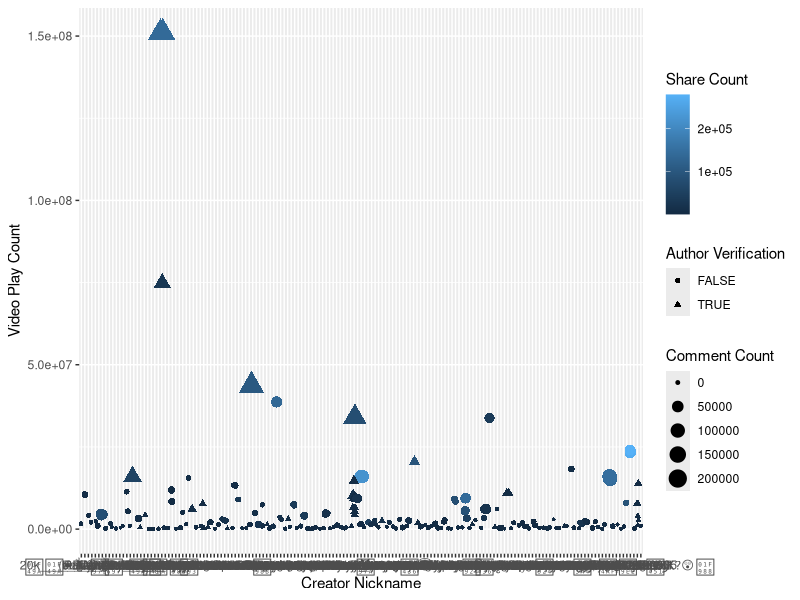
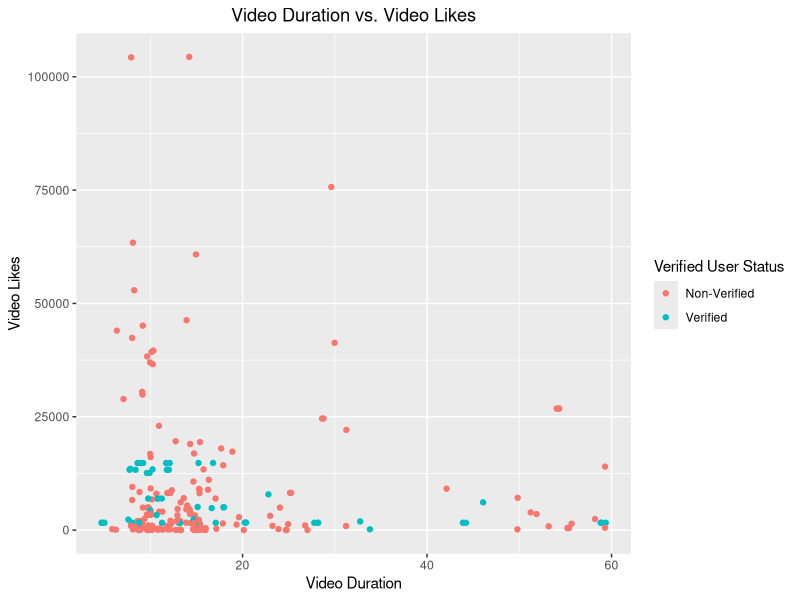
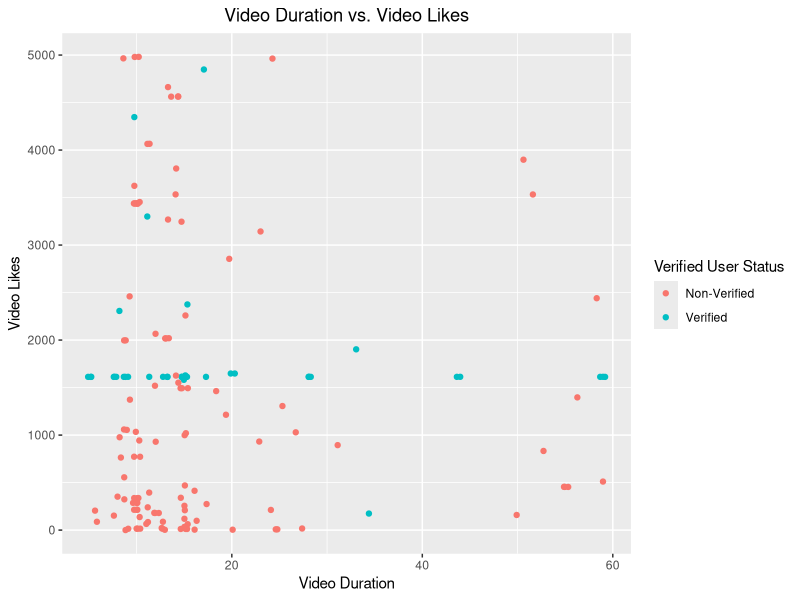
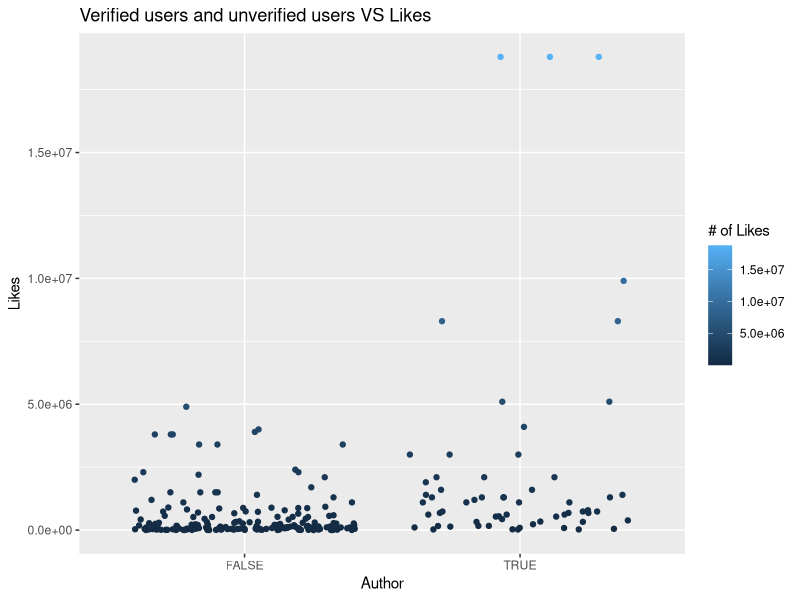

R code for these plots, in order:
## ---- chunk 1
library(ggplot2)
library(dplyr)
library(tidyr)
library(readr)

total_trends <- read_csv("total_trends.csv")
## ---- chunk 2
ggplot(total_trends, aes(author_nickname, stats_playCount, colour=stats_shareCount, size=stats_commentCount, shape=author_verified))+geom_jitter()+xlab("Creator Nickname")+ylab("Video Play Count")+scale_colour_continuous(name="Share Count")+scale_size_continuous(name="Comment Count")+scale_shape_discrete(name="Author Verification")

## ---- chunk 3
ggplot(total_trends, aes(video_duration, authorStats_diggCount, colour=author_verified))+geom_jitter()+xlab("Video Duration")+ylab("Video Likes")+
  ggtitle("Video Duration vs. Video Likes")+theme(plot.title = element_text(hjust = 0.5))+
  scale_colour_discrete(name = "Verified User Status", labels = c("Non-Verified", "Verified"))
## ---- chunk 4
library(dplyr)
library(ggplot2)
total_trends%>%
  filter(authorStats_diggCount < 5000)%>%
  ggplot(aes(video_duration, authorStats_diggCount, colour=author_verified))+geom_jitter()+xlab("Video Duration")+ylab("Video Likes")+
  ggtitle("Video Duration vs. Video Likes")+theme(plot.title = element_text(hjust = 0.5))+
  scale_colour_discrete(name = "Verified User Status", labels = c("Non-Verified", "Verified"))
  
  
## ---- chunk 5
ggplot(total_trends, aes(author_verified,stats_diggCount,color=stats_diggCount)) + geom_jitter()+scale_colour_continuous(name = "# of Likes")+labs(title="Verified users and unverified users VS Likes", x="Author", y="Likes")
